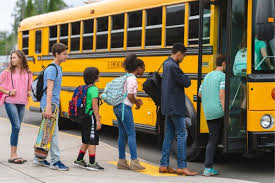
#> input picture Hrushikesh nayak/YOLO/images.jpeg, 275 x 183 px, found by its file name
$ jupyter execute --allow-errors object_detection.ipynb
#> lines starting #> are read from the running program, lines starting #| are printed output that depends on the picture
[cell 1]
import cv2
import matplotlib.pyplot as plt
import numpy as np

[cell 2]
image = cv2.imread('/Users/hrushikeshnayak/Desktop/assignment/YOLO/images.jpeg')
#> image is the input picture: shape (183, 275, 3); mean B, G, R 87.5, 112.2, 123.4

[cell 3]
image.shape
#> Out = (183, 275, 3)

[cell 4]
plt.imshow(image)

[cell 5]
new_image = cv2.cvtColor(image, cv2.COLOR_BGR2RGB)
plt.imshow(new_image)

[cell 6]
r,g,b =cv2. split (new_image)
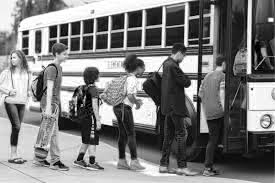
#> r: shape (183, 275); min 0, max 255, mean 123.4
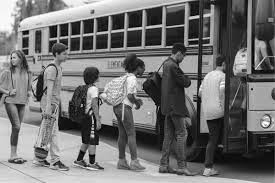
#> g: shape (183, 275); min 0, max 255, mean 112.2
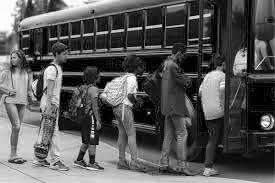
#> b: shape (183, 275); min 0, max 255, mean 87.5
print('r', r.shape)
#| r (183, 275)
print('g', g.shape)
#| g (183, 275)
print('b', b.shape)
#| b (183, 275)

[cell 7]
# rotating a image

(h, w) = new_image. shape[:2]
#> h = 183; w = 275
c = (w/2, h/2)
#> c = (137.5, 91.5)
angle = 90
m = cv2. getRotationMatrix2D(c, angle, 1.0)
#> m = [[6.12e-17, 1, 46], [-1, 6.12e-17, 229]]
rotate_90 = cv2. warpAffine (new_image, m, (h,w))
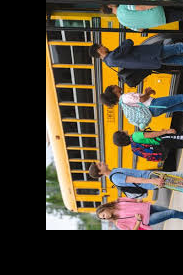
#> rotate_90: shape (275, 183, 3); mean R, G, B 79.5, 70.4, 51.5

[cell 8]
plt.imshow(rotate_90)

[cell 9]
# Define the paths to the YOLO model's configuration file and weights
yolo_config = '/Users/hrushikeshnayak/Desktop/assignment/YOLO/yolov3.cfg'
yolo_weights = '/Users/hrushikeshnayak/Desktop/assignment/YOLO/yolov3.weights'

# Load the YOLO model
#> (the rest of this cell did not finish here and is left out)

[cell 10]
classes =[]
with open("/Users/hrushikeshnayak/Desktop/assignment/YOLO/coco.names", 'r') as f:
#> (reads Hrushikesh nayak/YOLO/coco.names from the repository)
    classes = f.read().splitlines()

[cell 11]
len(classes)

[cell 12]
img = cv2.imread("/Users/hrushikeshnayak/Desktop/assignment/YOLO/images.jpeg")

[cell 13]
blob = cv2.dnn.blobFromImage(img, 1/255, (320,320), (0,0,0), swapRB=True, crop = False)

[cell 14]
blob.shape

[cell 15]
i = blob[0].reshape(320,320, 3)
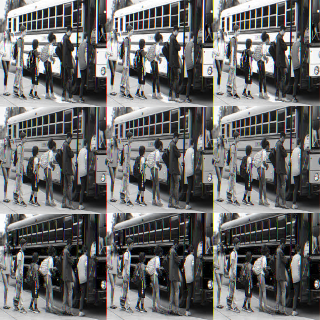
#> i: shape (320, 320, 3) float32; mean of channels 0, 1, 2 0.422, 0.422, 0.422; drawn as B, G, R
plt.imshow(i)
